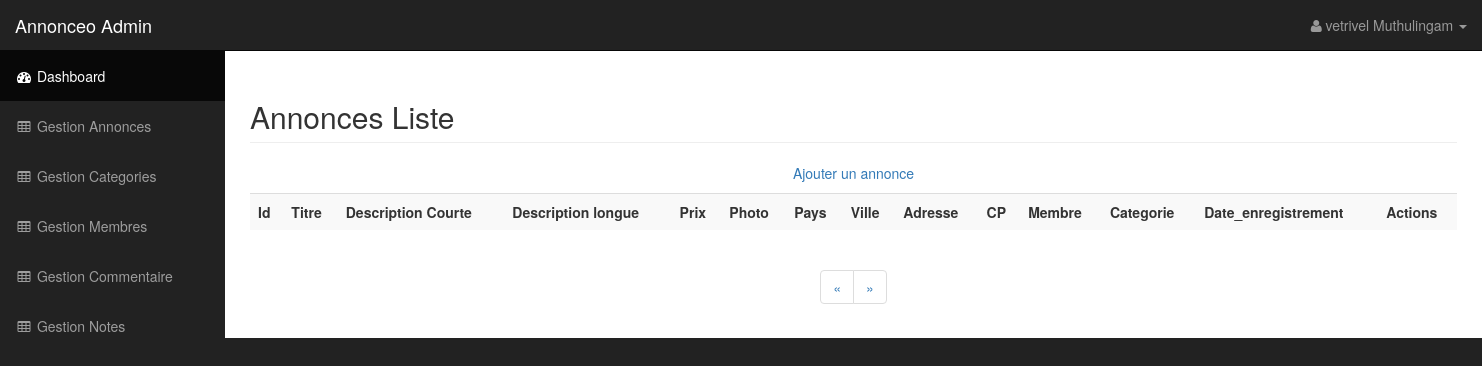
Before: /admin/annonces.php (signed in) with the older database file.
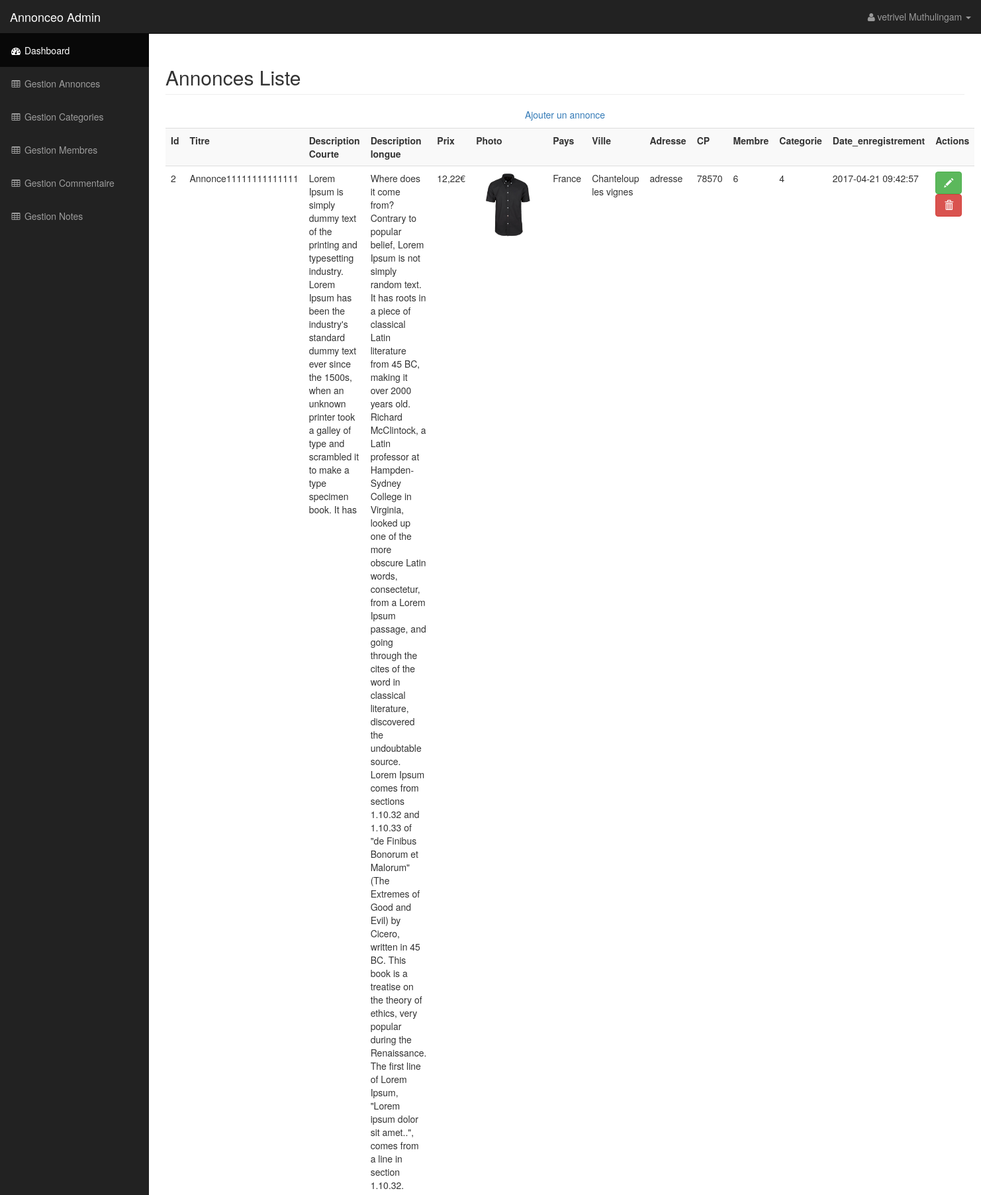
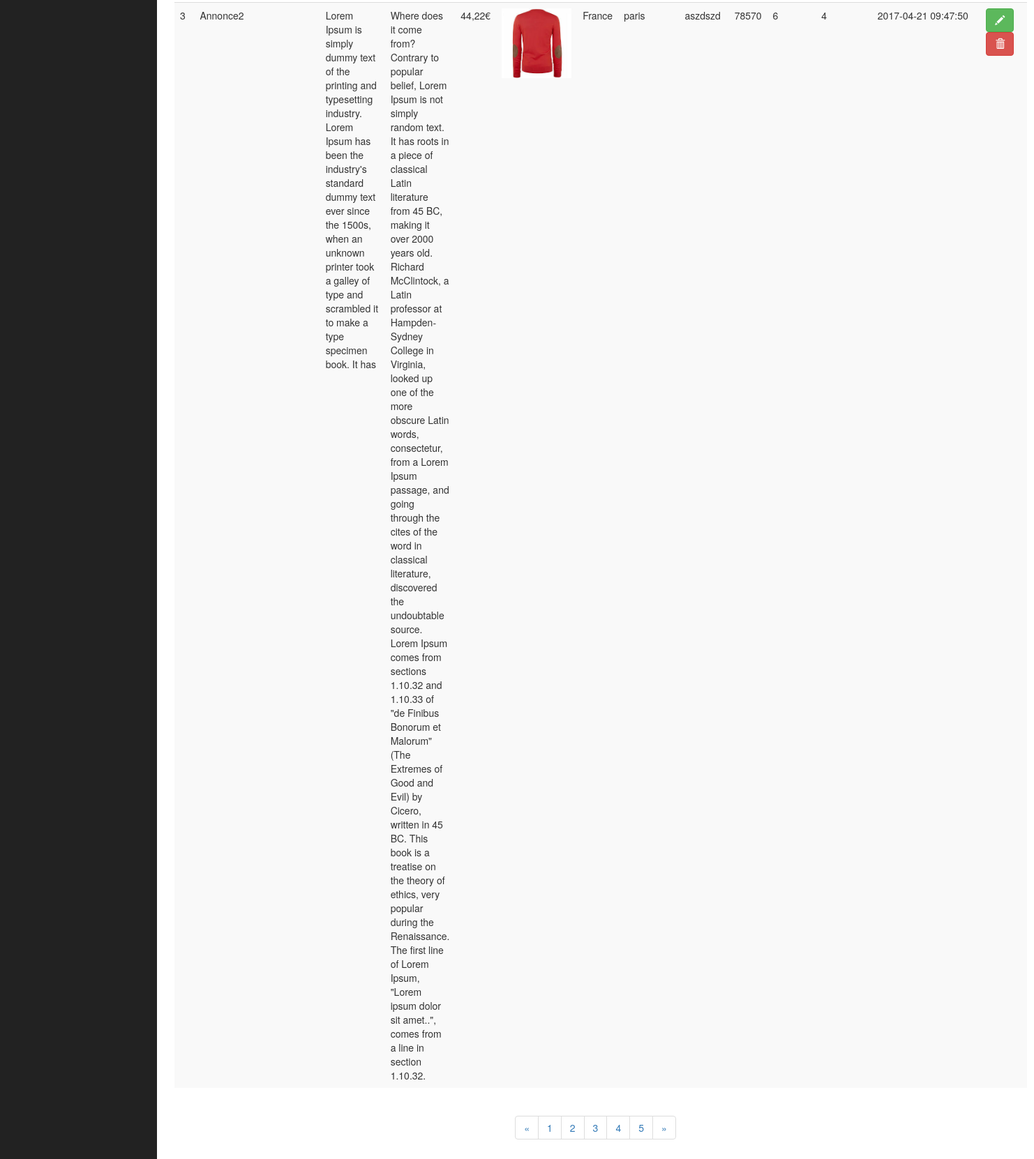
After: the same page with the newer database file (2 pictures, top to bottom).
### tables this page shows
CREATE TABLE `annonce` (
  `id_annonce` int(3) NOT NULL,
  `titre` varchar(255) NOT NULL,
  `description_courte` varchar(255) NOT NULL,
  `description_longue` text NOT NULL,
  `prix` float NOT NULL,
  `photo` varchar(255) DEFAULT NULL,
  `pays` varchar(45) DEFAULT NULL,
  `ville` varchar(45) DEFAULT NULL,
  `adresse` varchar(255) DEFAULT NULL,
  `cp` int(5) DEFAULT NULL,
  `date_enregistrement` datetime DEFAULT NULL,
  `membre_id` int(3) DEFAULT NULL,
  `photo_id` int(3) DEFAULT NULL,
  `categorie_id` int(3) DEFAULT NULL
);

### admin/annonces.php (the view, shortened to what this page needs)
            <?php
						include '../include/init.php';
						$nbProduitsParPage = 2;
						$query = 'SELECT COUNT(*) FROM annonce';
						$stmt = $pdo->query($query);
						$nbAnnonces = $stmt->fetchColumn();
						$nbPages = ceil($nbAnnonces / $nbProduitsParPage);
						$page = isset($_GET['page']) ? $_GET['page'] : 1;
						$limit = $nbProduitsParPage;
						$offset = ($page - 1) * $nbProduitsParPage;
						$query = 'SELECT * FROM annonce'
							. ' LIMIT ' . $limit
							. ' OFFSET ' . $offset
						;
						$stmt = $pdo->query($query);
						$annonces = $stmt->fetchAll();
             include 'include/adminTop.php';  ?>
            <?php include 'include/sideMenubar.php';  ?>
        </nav>
        <div id="page-wrapper">
            <div class="container-fluid">
                <div class="row">
                    <div class="col-lg-12">
                        <h2 class="page-header">
                            Annonces Liste
												</h2>
												<p class="text-center">
													<a href="annonce-edit.php">Ajouter un annonce</a>
												</p>
												<table class="table table-striped">
													<tr>
														<th>Id</th>
														<th>Titre</th>
														<th>Description Courte</th>
														<th>Description longue</th>
														<th>Prix</th>
														<th>Photo</th>
														<th>Pays</th>
														<th>Ville</th>
														<th>Adresse</th>
														<th>CP</th>
														<th>Membre</th>
														<th>Categorie</th>
														<th>Date_enregistrement</th>
														<th>Actions</th>
													</tr>
													<?php
													foreach ($annonces as $annonce) :
													?>
														<tr>
															<td><?= $annonce['id_annonce']; ?></td>
															<td><?= nl2br($annonce['titre']); ?></td>
															<td><?= nl2br($annonce['description_courte']); ?></td>
															<td><?= nl2br($annonce['description_longue']); ?></td>
															<td><?= number_format($annonce['prix'], 2, ',', ' ') . '€'; ?></td>
															<td align="center">
															<?php
															if (!empty($annonce['photo'])) :
															?>
																<img src="<?= PHOTO_WEB . $annonce['photo']; ?>"  height="100px">
															<?php
															else :
																echo '-';
															endif;
															?>
															</td>
															<td><?= nl2br($annonce['pays']); ?></td>
															<td><?= nl2br($annonce['ville']); ?></td>
															<td><?= nl2br($annonce['adresse']); ?></td>
															<td><?= $annonce['cp']; ?></td>
															<td><?= nl2br($annonce['membre_id']); ?></td>
															<td><?= nl2br($annonce['categorie_id']); ?></td>
															<td><?= $annonce['date_enregistrement']; ?></td>
															<td>
																<a class="btn btn-success" href="annonce-edit.php?id_annonce=<?= $annonce['id_annonce']; ?>&photo_id=<?= $annonce['photo_id']; ?>"><span class="glyphicon glyphicon-pencil"></a>
																<a class="btn btn-danger" href="annonce-delete.php?id_annonce=<?= $annonce['id_annonce']; ?>"><span  class="glyphicon glyphicon-trash"></span></a>
															</td>
														</tr>
													<?php
													endforeach;
													?>
												</table>
												<nav class="text-center" aria-label="Page navigation">
												  <ul class="pagination">
												    <li>
												      <a href="?page=1" aria-label="Previous">
												        <span aria-hidden="true">&laquo;</span>
												      </a>
												    </li>
													<?php
													for ($i = 1; $i <= $nbPages; $i++) :
													?>
												    <li><a href="?page=<?= $i; ?>"><?= $i; ?></a></li>
													<?php
													endfor;
													?>
												    <li>
												      <a href="?page=<?= $nbPages; ?>" aria-label="Next">
												        <span aria-hidden="true">&raquo;</span>
												      </a>
												    </li>
												  </ul>
												</nav>
                    </div>
                </div>
            </div>
        </div>
    </div>
<?php
 include 'include/adminTop.php';
 ?>

Changed rows visible on the page:
added annonce: id_annonce "2", titre "Annonce11111111111111", description_courte "Lorem Ipsum is simply dummy text of the printing and typesetting industry. Lorem Ipsum has been the industry's standard dummy text ever since the 1500s, when an unknown printer took a galley of type and scrambled it to make a type specimen book. It has", description_longue "Where does it come from? Contrary to popular belief, Lorem Ipsum is not simply random text. It has roots in a piece of classical Latin literature from 45 BC, making it over 2000 years old. Richard McClintock, a Latin professor at Hampden-Sydney College in Virginia, looked up one of the more obscure Latin words, consectetur, from a Lorem Ipsum passage, and going through the cites of the word in classical literature, discovered the undoubtable source. Lorem Ipsum comes from sections 1.10.32 and 1.10.33 of \"de Finibus Bonorum et Malorum\" (The Extremes of Good and Evil) by Cicero, written in 45 BC. This book is a treatise on the theory of ethics, very popular during the Renaissance. The first…", prix "12,22", photo (picture), pays "France", ville "Chanteloup les vignes", adresse "adresse", cp "78570", membre "6", categorie "4", date_enregistrement "2017-04-21 09:42:57"
added annonce: id_annonce "3", titre "Annonce2", description_courte "Lorem Ipsum is simply dummy text of the printing and typesetting industry. Lorem Ipsum has been the industry's standard dummy text ever since the 1500s, when an unknown printer took a galley of type and scrambled it to make a type specimen book. It has", description_longue "Where does it come from? Contrary to popular belief, Lorem Ipsum is not simply random text. It has roots in a piece of classical Latin literature from 45 BC, making it over 2000 years old. Richard McClintock, a Latin professor at Hampden-Sydney College in Virginia, looked up one of the more obscure Latin words, consectetur, from a Lorem Ipsum passage, and going through the cites of the word in classical literature, discovered the undoubtable source. Lorem Ipsum comes from sections 1.10.32 and 1.10.33 of \"de Finibus Bonorum et Malorum\" (The Extremes of Good and Evil) by Cicero, written in 45 BC. This book is a treatise on the theory of ethics, very popular during the Renaissance. The first…", prix "44,22", photo (picture), pays "France", ville "paris", adresse "aszdszd", cp "78570", membre "6", categorie "4", date_enregistrement "2017-04-21 09:47:50"
Other visible differences:
new list line: "1"
new list line: "2"
new list line: "3"
new list line: "4"
new list line: "5"
